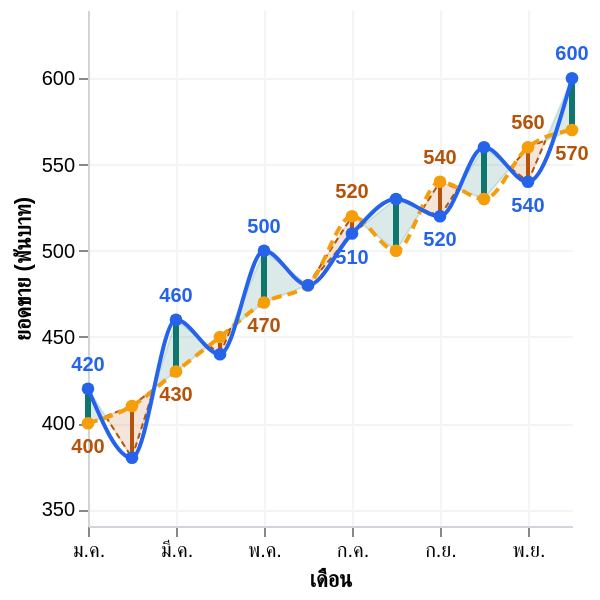

The specification (Vega-Lite) saved for this image:
### Vega-Lite specification from a JSON file in a GitHub repository (floating-point values rounded to 4 significant figures)
{"$schema": "https://vega.github.io/schema/vega-lite/v6.json", "description": "Dual-Line Variance Chart - STATIC TEST variant of dual-line-variance-final.vl.json with inline data.values (the computed Workshop PlotData) for QA/browser testing outside Power BI. Do not paste this file into Deneb - use dual-line-variance-final.vl.json there (data.name=\"dataset\", no inline values).", "width": "container", "height": "container", "autosize": {"type": "fit", "contains": "padding", "resize": true}, "data": {"name": "dataset", "values": [{"Row_Type": "Original", "Category": "ม.ค.", "Sort_Order": 1, "Actual": 420, "Reference": 400, "Plot_Position": 1, "Plot_Actual": 420, "Plot_Reference": 400, "Segment_ID": null, "Run_Sign": null, "Business_Type": "Higher is Good", "Filter_Key": "ม.ค."}, {"Row_Type": "Original", "Category": "ก.พ.", "Sort_Order": 2, "Actual": 380, "Reference": 410, "Plot_Position": 2, "Plot_Actual": 380, "Plot_Reference": 410, "Segment_ID": null, "Run_Sign": null, "Business_Type": "Higher is Good", "Filter_Key": "ก.พ."}, {"Row_Type": "Original", "Category": "มี.ค.", "Sort_Order": 3, "Actual": 460, "Reference": 430, "Plot_Position": 3, "Plot_Actual": 460, "Plot_Reference": 430, "Segment_ID": null, "Run_Sign": null, "Business_Type": "Higher is Good", "Filter_Key": "มี.ค."}, {"Row_Type": "Original", "Category": "เม.ย.", "Sort_Order": 4, "Actual": 440, "Reference": 450, "Plot_Position": 4, "Plot_Actual": 440, "Plot_Reference": 450, "Segment_ID": null, "Run_Sign": null, "Business_Type": "Higher is Good", "Filter_Key": "เม.ย."}, {"Row_Type": "Original", "Category": "พ.ค.", "Sort_Order": 5, "Actual": 500, "Reference": 470, "Plot_Position": 5, "Plot_Actual": 500, "Plot_Reference": 470, "Segment_ID": null, "Run_Sign": null, "Business_Type": "Higher is Good", "Filter_Key": "พ.ค."}, {"Row_Type": "Original", "Category": "มิ.ย.", "Sort_Order": 6, "Actual": 480, "Reference": 480, "Plot_Position": 6, "Plot_Actual": 480, "Plot_Reference": 480, "Segment_ID": null, "Run_Sign": null, "Business_Type": "Higher is Good", "Filter_Key": "มิ.ย."}, {"Row_Type": "Original", "Category": "ก.ค.", "Sort_Order": 7, "Actual": 510, "Reference": 520, "Plot_Position": 7, "Plot_Actual": 510, "Plot_Reference": 520, "Segment_ID": null, "Run_Sign": null, "Business_Type": "Higher is Good", "Filter_Key": "ก.ค."}, {"Row_Type": "Original", "Category": "ส.ค.", "Sort_Order": 8, "Actual": 530, "Reference": 500, "Plot_Position": 8, "Plot_Actual": 530, "Plot_Reference": 500, "Segment_ID": null, "Run_Sign": null, "Business_Type": "Higher is Good", "Filter_Key": "ส.ค."}, {"Row_Type": "Original", "Category": "ก.ย.", "Sort_Order": 9, "Actual": 520, "Reference": 540, "Plot_Position": 9, "Plot_Actual": 520, "Plot_Reference": 540, "Segment_ID": null, "Run_Sign": null, "Business_Type": "Higher is Good", "Filter_Key": "ก.ย."}, {"Row_Type": "Original", "Category": "ต.ค.", "Sort_Order": 10, "Actual": 560, "Reference": 530, "Plot_Position": 10, "Plot_Actual": 560, "Plot_Reference": 530, "Segment_ID": null, "Run_Sign": null, "Business_Type": "Higher is Good", "Filter_Key": "ต.ค."}, {"Row_Type": "Original", "Category": "พ.ย.", "Sort_Order": 11, "Actual": 540, "Reference": 560, "Plot_Position": 11, "Plot_Actual": 540, "Plot_Reference": 560, "Segment_ID": null, "Run_Sign": null, "Business_Type": "Higher is Good", "Filter_Key": "พ.ย."}, {"Row_Type": "Original", "Category": "ธ.ค.", "Sort_Order": 12, "Actual": 600, "Reference": 570, "Plot_Position": 12, "Plot_Actual": 600, "Plot_Reference": 570, "Segment_ID": null, "Run_Sign": null, "Business_Type": "Higher is Good", "Filter_Key": "ธ.ค."}, {"Row_Type": "Boundary", "Category": null, "Sort_Order": null, "Actual": null, "Reference": null, "Plot_Position": 1, "Plot_Actual": 420, "Plot_Reference": 400, "Segment_ID": "0-a", "Run_Sign": 1, "Business_Type": "Higher is Good", "Filter_Key": "ม.ค."}, {"Row_Type": "Crossing", "Category": null, "Sort_Order": null, "Actual": null, "Reference": null, "Plot_Position": 1.4, "Plot_Actual": 404, "Plot_Reference": 404, "Segment_ID": "0-a", "Run_Sign": 1, "Business_Type": "Higher is Good", "Filter_Key": "ม.ค."}, {"Row_Type": "Crossing", "Category": null, "Sort_Order": null, "Actual": null, "Reference": null, "Plot_Position": 1.4, "Plot_Actual": 404, "Plot_Reference": 404, "Segment_ID": "0-b", "Run_Sign": -1, "Business_Type": "Higher is Good", "Filter_Key": "ม.ค."}, {"Row_Type": "Boundary", "Category": null, "Sort_Order": null, "Actual": null, "Reference": null, "Plot_Position": 2, "Plot_Actual": 380, "Plot_Reference": 410, "Segment_ID": "0-b", "Run_Sign": -1, "Business_Type": "Higher is Good", "Filter_Key": "ม.ค."}, {"Row_Type": "Boundary", "Category": null, "Sort_Order": null, "Actual": null, "Reference": null, "Plot_Position": 2, "Plot_Actual": 380, "Plot_Reference": 410, "Segment_ID": "1-a", "Run_Sign": -1, "Business_Type": "Higher is Good", "Filter_Key": "ก.พ."}, {"Row_Type": "Crossing", "Category": null, "Sort_Order": null, "Actual": null, "Reference": null, "Plot_Position": 2.5, "Plot_Actual": 420, "Plot_Reference": 420, "Segment_ID": "1-a", "Run_Sign": -1, "Business_Type": "Higher is Good", "Filter_Key": "ก.พ."}, {"Row_Type": "Crossing", "Category": null, "Sort_Order": null, "Actual": null, "Reference": null, "Plot_Position": 2.5, "Plot_Actual": 420, "Plot_Reference": 420, "Segment_ID": "1-b", "Run_Sign": 1, "Business_Type": "Higher is Good", "Filter_Key": "ก.พ."}, {"Row_Type": "Boundary", "Category": null, "Sort_Order": null, "Actual": null, "Reference": null, "Plot_Position": 3, "Plot_Actual": 460, "Plot_Reference": 430, "Segment_ID": "1-b", "Run_Sign": 1, "Business_Type": "Higher is Good", "Filter_Key": "ก.พ."}, {"Row_Type": "Boundary", "Category": null, "Sort_Order": null, "Actual": null, "Reference": null, "Plot_Position": 3, "Plot_Actual": 460, "Plot_Reference": 430, "Segment_ID": "2-a", "Run_Sign": 1, "Business_Type": "Higher is Good", "Filter_Key": "มี.ค."}, {"Row_Type": "Crossing", "Category": null, "Sort_Order": null, "Actual": null, "Reference": null, "Plot_Position": 3.75, "Plot_Actual": 445, "Plot_Reference": 445, "Segment_ID": "2-a", "Run_Sign": 1, "Business_Type": "Higher is Good", "Filter_Key": "มี.ค."}, {"Row_Type": "Crossing", "Category": null, "Sort_Order": null, "Actual": null, "Reference": null, "Plot_Position": 3.75, "Plot_Actual": 445, "Plot_Reference": 445, "Segment_ID": "2-b", "Run_Sign": -1, "Business_Type": "Higher is Good", "Filter_Key": "มี.ค."}, {"Row_Type": "Boundary", "Category": null, "Sort_Order": null, "Actual": null, "Reference": null, "Plot_Position": 4, "Plot_Actual": 440, "Plot_Reference": 450, "Segment_ID": "2-b", "Run_Sign": -1, "Business_Type": "Higher is Good", "Filter_Key": "มี.ค."}, {"Row_Type": "Boundary", "Category": null, "Sort_Order": null, "Actual": null, "Reference": null, "Plot_Position": 4, "Plot_Actual": 440, "Plot_Reference": 450, "Segment_ID": "3-a", "Run_Sign": -1, "Business_Type": "Higher is Good", "Filter_Key": "เม.ย."}, {"Row_Type": "Crossing", "Category": null, "Sort_Order": null, "Actual": null, "Reference": null, "Plot_Position": 4.25, "Plot_Actual": 455, "Plot_Reference": 455, "Segment_ID": "3-a", "Run_Sign": -1, "Business_Type": "Higher is Good", "Filter_Key": "เม.ย."}, {"Row_Type": "Crossing", "Category": null, "Sort_Order": null, "Actual": null, "Reference": null, "Plot_Position": 4.25, "Plot_Actual": 455, "Plot_Reference": 455, "Segment_ID": "3-b", "Run_Sign": 1, "Business_Type": "Higher is Good", "Filter_Key": "เม.ย."}, {"Row_Type": "Boundary", "Category": null, "Sort_Order": null, "Actual": null, "Reference": null, "Plot_Position": 5, "Plot_Actual": 500, "Plot_Reference": 470, "Segment_ID": "3-b", "Run_Sign": 1, "Business_Type": "Higher is Good", "Filter_Key": "เม.ย."}, {"Row_Type": "Boundary", "Category": null, "Sort_Order": null, "Actual": null, "Reference": null, "Plot_Position": 5, "Plot_Actual": 500, "Plot_Reference": 470, "Segment_ID": "4", "Run_Sign": 1, "Business_Type": "Higher is Good", "Filter_Key": "พ.ค."}, {"Row_Type": "Boundary", "Category": null, "Sort_Order": null, "Actual": null, "Reference": null, "Plot_Position": 6, "Plot_Actual": 480, "Plot_Reference": 480, "Segment_ID": "4", "Run_Sign": 1, "Business_Type": "Higher is Good", "Filter_Key": "พ.ค."}, {"Row_Type": "Boundary", "Category": null, "Sort_Order": null, "Actual": null, "Reference": null, "Plot_Position": 6, "Plot_Actual": 480, "Plot_Reference": 480, "Segment_ID": "5", "Run_Sign": -1, "Business_Type": "Higher is Good", "Filter_Key": "มิ.ย."}, {"Row_Type": "Boundary", "Category": null, "Sort_Order": null, "Actual": null, "Reference": null, "Plot_Position": 7, "Plot_Actual": 510, "Plot_Reference": 520, "Segment_ID": "5", "Run_Sign": -1, "Business_Type": "Higher is Good", "Filter_Key": "มิ.ย."}, {"Row_Type": "Boundary", "Category": null, "Sort_Order": null, "Actual": null, "Reference": null, "Plot_Position": 7, "Plot_Actual": 510, "Plot_Reference": 520, "Segment_ID": "6-a", "Run_Sign": -1, "Business_Type": "Higher is Good", "Filter_Key": "ก.ค."}, {"Row_Type": "Crossing", "Category": null, "Sort_Order": null, "Actual": null, "Reference": null, "Plot_Position": 7.25, "Plot_Actual": 515, "Plot_Reference": 515, "Segment_ID": "6-a", "Run_Sign": -1, "Business_Type": "Higher is Good", "Filter_Key": "ก.ค."}, {"Row_Type": "Crossing", "Category": null, "Sort_Order": null, "Actual": null, "Reference": null, "Plot_Position": 7.25, "Plot_Actual": 515, "Plot_Reference": 515, "Segment_ID": "6-b", "Run_Sign": 1, "Business_Type": "Higher is Good", "Filter_Key": "ก.ค."}, {"Row_Type": "Boundary", "Category": null, "Sort_Order": null, "Actual": null, "Reference": null, "Plot_Position": 8, "Plot_Actual": 530, "Plot_Reference": 500, "Segment_ID": "6-b", "Run_Sign": 1, "Business_Type": "Higher is Good", "Filter_Key": "ก.ค."}, {"Row_Type": "Boundary", "Category": null, "Sort_Order": null, "Actual": null, "Reference": null, "Plot_Position": 8, "Plot_Actual": 530, "Plot_Reference": 500, "Segment_ID": "7-a", "Run_Sign": 1, "Business_Type": "Higher is Good", "Filter_Key": "ส.ค."}, {"Row_Type": "Crossing", "Category": null, "Sort_Order": null, "Actual": null, "Reference": null, "Plot_Position": 8.6, "Plot_Actual": 524, "Plot_Reference": 524, "Segment_ID": "7-a", "Run_Sign": 1, "Business_Type": "Higher is Good", "Filter_Key": "ส.ค."}, {"Row_Type": "Crossing", "Category": null, "Sort_Order": null, "Actual": null, "Reference": null, "Plot_Position": 8.6, "Plot_Actual": 524, "Plot_Reference": 524, "Segment_ID": "7-b", "Run_Sign": -1, "Business_Type": "Higher is Good", "Filter_Key": "ส.ค."}, {"Row_Type": "Boundary", "Category": null, "Sort_Order": null, "Actual": null, "Reference": null, "Plot_Position": 9, "Plot_Actual": 520, "Plot_Reference": 540, "Segment_ID": "7-b", "Run_Sign": -1, "Business_Type": "Higher is Good", "Filter_Key": "ส.ค."}, {"Row_Type": "Boundary", "Category": null, "Sort_Order": null, "Actual": null, "Reference": null, "Plot_Position": 9, "Plot_Actual": 520, "Plot_Reference": 540, "Segment_ID": "8-a", "Run_Sign": -1, "Business_Type": "Higher is Good", "Filter_Key": "ก.ย."}, {"Row_Type": "Crossing", "Category": null, "Sort_Order": null, "Actual": null, "Reference": null, "Plot_Position": 9.4, "Plot_Actual": 536, "Plot_Reference": 536, "Segment_ID": "8-a", "Run_Sign": -1, "Business_Type": "Higher is Good", "Filter_Key": "ก.ย."}, {"Row_Type": "Crossing", "Category": null, "Sort_Order": null, "Actual": null, "Reference": null, "Plot_Position": 9.4, "Plot_Actual": 536, "Plot_Reference": 536, "Segment_ID": "8-b", "Run_Sign": 1, "Business_Type": "Higher is Good", "Filter_Key": "ก.ย."}, {"Row_Type": "Boundary", "Category": null, "Sort_Order": null, "Actual": null, "Reference": null, "Plot_Position": 10, "Plot_Actual": 560, "Plot_Reference": 530, "Segment_ID": "8-b", "Run_Sign": 1, "Business_Type": "Higher is Good", "Filter_Key": "ก.ย."}, {"Row_Type": "Boundary", "Category": null, "Sort_Order": null, "Actual": null, "Reference": null, "Plot_Position": 10, "Plot_Actual": 560, "Plot_Reference": 530, "Segment_ID": "9-a", "Run_Sign": 1, "Business_Type": "Higher is Good", "Filter_Key": "ต.ค."}, {"Row_Type": "Crossing", "Category": null, "Sort_Order": null, "Actual": null, "Reference": null, "Plot_Position": 10.6, "Plot_Actual": 548, "Plot_Reference": 548, "Segment_ID": "9-a", "Run_Sign": 1, "Business_Type": "Higher is Good", "Filter_Key": "ต.ค."}, {"Row_Type": "Crossing", "Category": null, "Sort_Order": null, "Actual": null, "Reference": null, "Plot_Position": 10.6, "Plot_Actual": 548, "Plot_Reference": 548, "Segment_ID": "9-b", "Run_Sign": -1, "Business_Type": "Higher is Good", "Filter_Key": "ต.ค."}, {"Row_Type": "Boundary", "Category": null, "Sort_Order": null, "Actual": null, "Reference": null, "Plot_Position": 11, "Plot_Actual": 540, "Plot_Reference": 560, "Segment_ID": "9-b", "Run_Sign": -1, "Business_Type": "Higher is Good", "Filter_Key": "ต.ค."}, {"Row_Type": "Boundary", "Category": null, "Sort_Order": null, "Actual": null, "Reference": null, "Plot_Position": 11, "Plot_Actual": 540, "Plot_Reference": 560, "Segment_ID": "10-a", "Run_Sign": -1, "Business_Type": "Higher is Good", "Filter_Key": "พ.ย."}, {"Row_Type": "Crossing", "Category": null, "Sort_Order": null, "Actual": null, "Reference": null, "Plot_Position": 11.4, "Plot_Actual": 564, "Plot_Reference": 564, "Segment_ID": "10-a", "Run_Sign": -1, "Business_Type": "Higher is Good", "Filter_Key": "พ.ย."}, {"Row_Type": "Crossing", "Category": null, "Sort_Order": null, "Actual": null, "Reference": null, "Plot_Position": 11.4, "Plot_Actual": 564, "Plot_Reference": 564, "Segment_ID": "10-b", "Run_Sign": 1, "Business_Type": "Higher is Good", "Filter_Key": "พ.ย."}, {"Row_Type": "Boundary", "Category": null, "Sort_Order": null, "Actual": null, "Reference": null, "Plot_Position": 12, "Plot_Actual": 600, "Plot_Reference": 570, "Segment_ID": "10-b", "Run_Sign": 1, "Business_Type": "Higher is Good", "Filter_Key": "พ.ย."}]}, "params": [{"name": "xAxisSortOrders", "expr": "pluck(data('dataset'), 'Sort_Order')"}, {"name": "xAxisCategories", "expr": "pluck(data('dataset'), 'Category')"}, {"name": "xAxisSortExtent", "expr": "extent(xAxisSortOrders)"}, {"name": "xAxisValues", "expr": "isValid(xAxisSortExtent[0]) && xAxisSortExtent[1] - xAxisSortExtent[0] <= 1000 ? sequence(xAxisSortExtent[0], xAxisSortExtent[1] + 1) : []"}, {"name": "yRawMin", "expr": "min(extent(pluck(data('dataset'), 'Plot_Actual'))[0], extent(pluck(data('dataset'), 'Plot_Reference'))[0])"}, {"name": "yRawMax", "expr": "max(extent(pluck(data('dataset'), 'Plot_Actual'))[1], extent(pluck(data('dataset'), 'Plot_Reference'))[1])"}, {"name": "yPad", "expr": "(yRawMax - yRawMin) * 0.18 || abs(yRawMax) * 0.1 || 1"}, {"name": "yDomainMin", "expr": "isFinite(yRawMin) ? yRawMin - yPad : 0"}, {"name": "yDomainMax", "expr": "isFinite(yRawMax) ? max(yRawMax + yPad, yDomainMin + 1) : 1"}], "layer": [{"name": "variance_area", "transform": [{"filter": "datum.Row_Type == 'Boundary' || datum.Row_Type == 'Crossing'"}], "mark": {"type": "area", "opacity": 0.15, "tooltip": null}, "encoding": {"x": {"field": "Plot_Position", "type": "quantitative"}, "y": {"field": "Plot_Actual", "type": "quantitative"}, "y2": {"field": "Plot_Reference"}, "detail": {"field": "Segment_ID", "type": "nominal"}, "color": {"condition": {"test": "(datum.Business_Type == 'Higher is Good' && datum.Run_Sign > 0) || (datum.Business_Type == 'Lower is Good' && datum.Run_Sign < 0)", "value": "#0F766E"}, "value": "#B45309"}, "stroke": {"condition": {"test": "(datum.Business_Type == 'Higher is Good' && datum.Run_Sign > 0) || (datum.Business_Type == 'Lower is Good' && datum.Run_Sign < 0)", "value": "#0F766E"}, "value": "#B45309"}, "strokeWidth": {"value": 1}}}, {"name": "bad_area_border_actual", "transform": [{"filter": "(datum.Row_Type == 'Boundary' || datum.Row_Type == 'Crossing') && !((datum.Business_Type == 'Higher is Good' && datum.Run_Sign > 0) || (datum.Business_Type == 'Lower is Good' && datum.Run_Sign < 0))"}], "mark": {"type": "line", "color": "#B45309", "strokeWidth": 1, "strokeDash": [3, 2], "point": false, "tooltip": null}, "encoding": {"x": {"field": "Plot_Position", "type": "quantitative"}, "y": {"field": "Plot_Actual", "type": "quantitative"}, "detail": {"field": "Segment_ID", "type": "nominal"}}}, {"name": "bad_area_border_reference", "transform": [{"filter": "(datum.Row_Type == 'Boundary' || datum.Row_Type == 'Crossing') && !((datum.Business_Type == 'Higher is Good' && datum.Run_Sign > 0) || (datum.Business_Type == 'Lower is Good' && datum.Run_Sign < 0))"}], "mark": {"type": "line", "color": "#B45309", "strokeWidth": 1, "strokeDash": [3, 2], "point": false, "tooltip": null}, "encoding": {"x": {"field": "Plot_Position", "type": "quantitative"}, "y": {"field": "Plot_Reference", "type": "quantitative"}, "detail": {"field": "Segment_ID", "type": "nominal"}}}, {"name": "connector_rule", "transform": [{"filter": "datum.Row_Type == 'Original'"}], "mark": {"type": "rule", "tooltip": null}, "encoding": {"x": {"field": "Plot_Position", "type": "quantitative"}, "y": {"field": "Plot_Actual", "type": "quantitative"}, "y2": {"field": "Plot_Reference"}, "color": {"condition": {"test": "(datum.Business_Type == 'Higher is Good' && datum.Plot_Actual > datum.Plot_Reference) || (datum.Business_Type == 'Lower is Good' && datum.Plot_Actual < datum.Plot_Reference)", "value": "#0F766E"}, "value": "#B45309"}, "strokeWidth": {"condition": {"test": "(datum.Business_Type == 'Higher is Good' && datum.Plot_Actual > datum.Plot_Reference) || (datum.Business_Type == 'Lower is Good' && datum.Plot_Actual < datum.Plot_Reference)", "value": 3}, "value": 2}, "opacity": {"condition": {"test": "((isDefined(datum.Actual__highlightStatus) && datum.Actual__highlightStatus != 'neutral') || (isDefined(datum.Reference__highlightStatus) && datum.Reference__highlightStatus != 'neutral')) && !((isDefined(datum.Actual__highlightStatus) && datum.Actual__highlightStatus == 'on' && isDefined(datum.Actual__highlight) && datum.Actual__highlight === datum.Actual) || (isDefined(datum.Reference__highlightStatus) && datum.Reference__highlightStatus == 'on' && isDefined(datum.Reference__highlight) && datum.Reference__highlight === datum.Reference))", "value": 0.5}, "value": 1}}}, {"name": "line_reference", "transform": [{"filter": "datum.Row_Type == 'Original'"}], "mark": {"type": "line", "interpolate": "monotone", "color": "#F59E0B", "strokeWidth": 2, "strokeDash": [5, 3], "point": false, "tooltip": null}, "encoding": {"x": {"field": "Plot_Position", "type": "quantitative"}, "y": {"field": "Plot_Reference", "type": "quantitative"}}}, {"name": "line_actual", "transform": [{"filter": "datum.Row_Type == 'Original'"}], "mark": {"type": "line", "interpolate": "monotone", "color": "#2563EB", "strokeWidth": 2, "point": false, "tooltip": null}, "encoding": {"x": {"field": "Plot_Position", "type": "quantitative", "title": "เดือน", "axis": {"values": {"expr": "xAxisValues"}, "labelExpr": "indexof(xAxisSortOrders, datum.value) >= 0 ? xAxisCategories[indexof(xAxisSortOrders, datum.value)] : ''", "labelLimit": {"expr": "max(40, width / 3)"}, "labelFlush": false, "labelSeparation": 4, "labelOverlap": "greedy", "labelAngle": 0}}, "y": {"field": "Plot_Actual", "type": "quantitative", "title": "ยอดขาย (พันบาท)", "scale": {"domain": [{"expr": "yDomainMin"}, {"expr": "yDomainMax"}], "zero": false, "nice": false}}}}, {"name": "point_reference", "transform": [{"filter": "datum.Row_Type == 'Original'"}], "mark": {"type": "point", "filled": true, "size": 40, "color": "#F59E0B", "tooltip": null}, "encoding": {"x": {"field": "Plot_Position", "type": "quantitative"}, "y": {"field": "Plot_Reference", "type": "quantitative"}, "opacity": {"condition": {"test": "(isDefined(datum.Reference__highlightStatus) && (datum.Reference__highlightStatus == 'off' || (datum.Reference__highlightStatus == 'on' && isDefined(datum.Reference__highlight) && datum.Reference__highlight !== datum.Reference)))", "value": 0.5}, "value": 1}}}, {"name": "point_actual_hit_target", "transform": [{"filter": "datum.Row_Type == 'Original'"}, {"calculate": "datum.Plot_Actual - datum.Plot_Reference", "as": "Variance"}, {"calculate": "format(datum.Variance, '+,.0f')", "as": "VarianceLabel"}, {"calculate": "datum.Plot_Reference == 0 ? 'N/A (เป้าหมาย = 0)' : format(datum.Variance / datum.Plot_Reference, '+.1%')", "as": "VariancePercentLabel"}], "mark": {"type": "point", "filled": true, "size": 40, "color": "#2563EB"}, "encoding": {"x": {"field": "Plot_Position", "type": "quantitative"}, "y": {"field": "Plot_Actual", "type": "quantitative"}, "opacity": {"condition": {"test": "(isDefined(datum.Actual__highlightStatus) && (datum.Actual__highlightStatus == 'off' || (datum.Actual__highlightStatus == 'on' && isDefined(datum.Actual__highlight) && datum.Actual__highlight !== datum.Actual)))", "value": 0.5}, "value": 1}, "tooltip": [{"field": "Category", "type": "nominal", "title": "เดือน"}, {"field": "Plot_Actual", "type": "quantitative", "title": "ยอดขายจริง", "format": ",.0f"}, {"field": "Plot_Reference", "type": "quantitative", "title": "เป้าหมาย", "format": ",.0f"}, {"field": "VarianceLabel", "type": "nominal", "title": "ผลต่าง"}, {"field": "VariancePercentLabel", "type": "nominal", "title": "ผลต่าง %"}]}}, {"name": "label_actual", "transform": [{"filter": "datum.Row_Type == 'Original'"}, {"calculate": "length(format(datum.Plot_Actual, ',.0f'))", "as": "lenA"}, {"calculate": "length(format(datum.Plot_Reference, ',.0f'))", "as": "lenR"}, {"calculate": "max(datum.lenA, datum.lenR)", "as": "maxLen"}, {"joinaggregate": [{"op": "max", "field": "maxLen", "as": "globalMaxLen"}, {"op": "count", "field": "Plot_Actual", "as": "n"}, {"op": "max", "field": "Sort_Order", "as": "lastSort"}]}, {"calculate": "max(1, ceil((datum.globalMaxLen * 10 * 0.62 + 14) / (width / datum.n)))", "as": "labelStep"}, {"calculate": "(datum.Sort_Order - 1) % datum.labelStep == 0 || datum.Sort_Order == datum.lastSort", "as": "showLabel"}, {"filter": "datum.showLabel"}], "mark": {"type": "text", "dy": {"expr": "datum.Plot_Actual >= datum.Plot_Reference ? -12 : 12"}, "fontSize": 10, "fontWeight": "bold", "color": "#2563EB", "tooltip": null}, "encoding": {"x": {"field": "Plot_Position", "type": "quantitative"}, "y": {"field": "Plot_Actual", "type": "quantitative"}, "text": {"field": "Plot_Actual", "type": "quantitative", "format": ",.0f"}, "opacity": {"condition": {"test": "(isDefined(datum.Actual__highlightStatus) && (datum.Actual__highlightStatus == 'off' || (datum.Actual__highlightStatus == 'on' && isDefined(datum.Actual__highlight) && datum.Actual__highlight !== datum.Actual)))", "value": 0.5}, "value": 1}}}, {"name": "label_reference", "transform": [{"filter": "datum.Row_Type == 'Original'"}, {"calculate": "length(format(datum.Plot_Actual, ',.0f'))", "as": "lenA"}, {"calculate": "length(format(datum.Plot_Reference, ',.0f'))", "as": "lenR"}, {"calculate": "max(datum.lenA, datum.lenR)", "as": "maxLen"}, {"joinaggregate": [{"op": "max", "field": "maxLen", "as": "globalMaxLen"}, {"op": "count", "field": "Plot_Reference", "as": "n"}, {"op": "max", "field": "Sort_Order", "as": "lastSort"}]}, {"calculate": "max(1, ceil((datum.globalMaxLen * 10 * 0.62 + 14) / (width / datum.n)))", "as": "labelStep"}, {"calculate": "(datum.Sort_Order - 1) % datum.labelStep == 0 || datum.Sort_Order == datum.lastSort", "as": "showLabel"}, {"filter": "datum.showLabel"}], "mark": {"type": "text", "dy": {"expr": "datum.Plot_Actual >= datum.Plot_Reference ? 12 : -12"}, "fontSize": 10, "fontWeight": "bold", "color": "#B45309", "tooltip": null}, "encoding": {"x": {"field": "Plot_Position", "type": "quantitative"}, "y": {"field": "Plot_Reference", "type": "quantitative"}, "text": {"field": "Plot_Reference", "type": "quantitative", "format": ",.0f"}, "opacity": {"condition": {"test": "(isDefined(datum.Reference__highlightStatus) && (datum.Reference__highlightStatus == 'off' || (datum.Reference__highlightStatus == 'on' && isDefined(datum.Reference__highlight) && datum.Reference__highlight !== datum.Reference)))", "value": 0.5}, "value": 1}}}], "resolve": {"scale": {"y": "shared", "x": "shared"}}, "config": {"view": {"stroke": null}, "axis": {"domainColor": "#D1D5DB", "gridColor": "#F3F4F6"}}}
